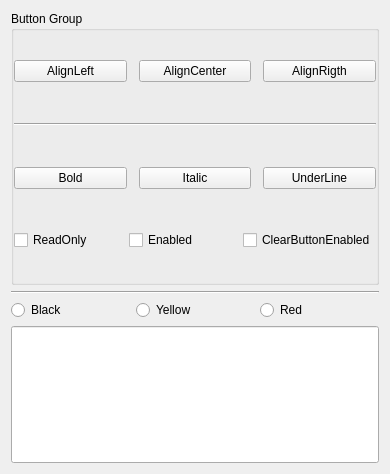
<?xml version="1.0" encoding="UTF-8"?>
<ui version="4.0">
 <class>TopWindow</class>
 <widget class="QWidget" name="TopWindow">
  <property name="geometry">
   <rect>
    <x>0</x>
    <y>0</y>
    <width>390</width>
    <height>474</height>
   </rect>
  </property>
  <property name="minimumSize">
   <size>
    <width>390</width>
    <height>474</height>
   </size>
  </property>
  <property name="windowTitle">
   <string>TopWindow</string>
  </property>
  <layout class="QVBoxLayout" name="top_vlayout" stretch="2,1,0,1">
   <item>
    <widget class="QGroupBox" name="ButtonGroup">
     <property name="title">
      <string>Button Group</string>
     </property>
     <layout class="QVBoxLayout" name="verticalLayout" stretch="1,0,2,1">
      <property name="spacing">
       <number>12</number>
      </property>
      <property name="leftMargin">
       <number>0</number>
      </property>
      <property name="topMargin">
       <number>0</number>
      </property>
      <property name="rightMargin">
       <number>0</number>
      </property>
      <property name="bottomMargin">
       <number>0</number>
      </property>
      <item>
       <layout class="QHBoxLayout" name="buttonGL2_hlayout">
        <property name="spacing">
         <number>12</number>
        </property>
        <item>
         <widget class="QPushButton" name="alignL_phbton">
          <property name="text">
           <string>AlignLeft</string>
          </property>
         </widget>
        </item>
        <item>
         <widget class="QPushButton" name="alignC_phbton">
          <property name="text">
           <string>AlignCenter</string>
          </property>
         </widget>
        </item>
        <item>
         <widget class="QPushButton" name="alignR_phbton">
          <property name="text">
           <string>AlignRigth</string>
          </property>
         </widget>
        </item>
       </layout>
      </item>
      <item>
       <widget class="Line" name="line">
        <property name="sizePolicy">
         <sizepolicy hsizetype="Minimum" vsizetype="Fixed">
          <horstretch>0</horstretch>
          <verstretch>0</verstretch>
         </sizepolicy>
        </property>
        <property name="minimumSize">
         <size>
          <width>0</width>
          <height>0</height>
         </size>
        </property>
        <property name="lineWidth">
         <number>1</number>
        </property>
        <property name="midLineWidth">
         <number>0</number>
        </property>
        <property name="orientation">
         <enum>Qt::Orientation::Horizontal</enum>
        </property>
       </widget>
      </item>
      <item>
       <layout class="QHBoxLayout" name="buttonGL3_hlayout">
        <property name="spacing">
         <number>12</number>
        </property>
        <item>
         <widget class="QPushButton" name="bold_phbton">
          <property name="text">
           <string>Bold</string>
          </property>
         </widget>
        </item>
        <item>
         <widget class="QPushButton" name="italic_phbton">
          <property name="text">
           <string>Italic</string>
          </property>
         </widget>
        </item>
        <item>
         <widget class="QPushButton" name="underline_phbton">
          <property name="text">
           <string>UnderLine</string>
          </property>
         </widget>
        </item>
       </layout>
      </item>
      <item>
       <layout class="QHBoxLayout" name="horizontalLayout">
        <property name="spacing">
         <number>12</number>
        </property>
        <item>
         <widget class="QCheckBox" name="rdonly_chkbox">
          <property name="text">
           <string>ReadOnly</string>
          </property>
         </widget>
        </item>
        <item>
         <widget class="QCheckBox" name="enabled_chkbox">
          <property name="text">
           <string>Enabled</string>
          </property>
         </widget>
        </item>
        <item>
         <widget class="QCheckBox" name="clcbtonenabled_chkbox">
          <property name="text">
           <string>ClearButtonEnabled</string>
          </property>
         </widget>
        </item>
       </layout>
      </item>
     </layout>
    </widget>
   </item>
   <item>
    <widget class="Line" name="line_3">
     <property name="orientation">
      <enum>Qt::Orientation::Horizontal</enum>
     </property>
    </widget>
   </item>
   <item>
    <layout class="QHBoxLayout" name="buttonGL4_hlayout">
     <item>
      <widget class="QRadioButton" name="black_ratiobton">
       <property name="text">
        <string>Black</string>
       </property>
      </widget>
     </item>
     <item>
      <widget class="QRadioButton" name="yellow_ratiobton">
       <property name="text">
        <string>Yellow</string>
       </property>
      </widget>
     </item>
     <item>
      <widget class="QRadioButton" name="red_ratiobton">
       <property name="text">
        <string>Red</string>
       </property>
      </widget>
     </item>
    </layout>
   </item>
   <item>
    <widget class="QLineEdit" name="lineEdit">
     <property name="sizePolicy">
      <sizepolicy hsizetype="Expanding" vsizetype="Preferred">
       <horstretch>0</horstretch>
       <verstretch>0</verstretch>
      </sizepolicy>
     </property>
     <property name="font">
      <font>
       <pointsize>20</pointsize>
      </font>
     </property>
    </widget>
   </item>
  </layout>
 </widget>
 <resources/>
 <connections/>
</ui>
